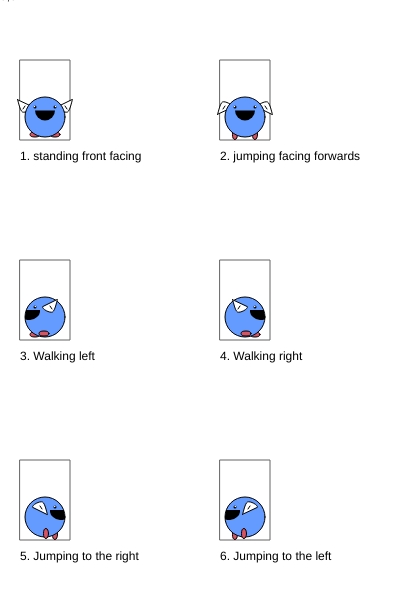
Frame 1 (no input)
Frame 60 (no input): identical to frame 1, image omitted
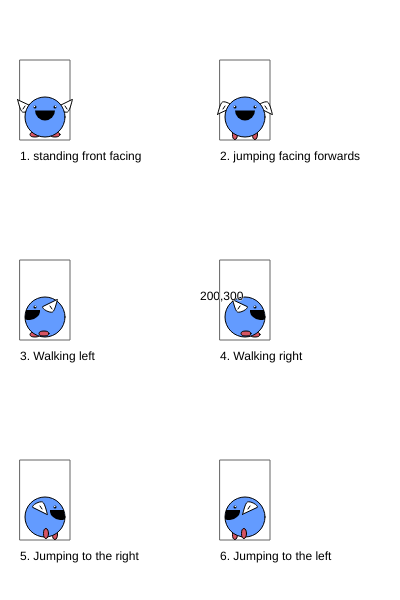
Frame 120 (the mouse pressed at the canvas centre since frame 60)

The p5.js sketch that drew these frames (run headless with seeded random() and noise() and a simulated clock; from frame 60 on, the mouse is pressed at the canvas centre):

// p5.js sketch
// ── sketch.js
/*
	Game Project Part 2 - Game Character
*/

var gameChar_x = 0;
var gameChar_y = 0;

function setup()
{
	createCanvas(400, 600);
}

function drawStandingFrontFacing() {
//feet 
    stroke(0);
    fill(214,85,99);
    ellipse(gameChar_x-10, gameChar_y-2.5,10,5);
    ellipse(gameChar_x+10, gameChar_y-2.5,10,5);
    
//wings
    stroke(0);
    fill(255);
    
//left wing
    var wingPosX = gameChar_x-20;
    var wingPosY = gameChar_y - 30;
    beginShape();
    vertex(wingPosX-7.5, wingPosY-7.5); 
    vertex(wingPosX+7.5,wingPosY) 
    curveVertex(wingPosX-2.5,wingPosY+5);
    endShape(CLOSE);
    line(wingPosX, wingPosY-1,wingPosX-2,wingPosY+2);
//right wing
    var wingPosX = gameChar_x+20;
    var wingPosY = gameChar_y - 30;
    beginShape();
    vertex(wingPosX+7.5, wingPosY-7.5); 
    vertex(wingPosX-7.5,wingPosY) 
    curveVertex(wingPosX+2.5,wingPosY+5);
    endShape(CLOSE);
    line(wingPosX, wingPosY-1,wingPosX+2,wingPosY+2);
    
//main body
    stroke(0);
    fill(99,155,255);
    ellipse(gameChar_x, gameChar_y-20,40,40);
    
//mouth
    noStroke();
    fill(0);
    arc(gameChar_x, gameChar_y-26.5, 20, 20, 0, PI );
    
//eyes
    noStroke();
    fill(0);
    ellipse(gameChar_x-10, gameChar_y-30,3,3);
    ellipse(gameChar_x+10, gameChar_y-30,3,3);
    
//eye hilights
    noStroke();
    fill(255);
    ellipse(gameChar_x-10.5, gameChar_y-30.5,1.5,1.5);
    ellipse(gameChar_x+10.5, gameChar_y-30.5,1.5,1.5);
}
function drawJumpingFrontFacing() {
//feet 
    stroke(0);
    fill(214,85,99);
    ellipse(gameChar_x-10, gameChar_y-2.5,5,10);
    ellipse(gameChar_x+10, gameChar_y-2.5,5,10);
    
//wings
    stroke(0);
    fill(255);
//left wing
    var wingPosX = gameChar_x-20;
    var wingPosY = gameChar_y - 30;
    beginShape();
    vertex(wingPosX-7.5, wingPosY+7.5); 
    vertex(wingPosX+7.5,wingPosY) 
    curveVertex(wingPosX-2.5,wingPosY-5);
    endShape(CLOSE);
    line(wingPosX, wingPosY-1,wingPosX-2,wingPosY+2);
//right wing
    var wingPosX = gameChar_x+20;
    var wingPosY = gameChar_y - 30;
    beginShape();
    vertex(wingPosX+7.5, wingPosY+7.5); 
    vertex(wingPosX-7.5,wingPosY) 
    curveVertex(wingPosX+2.5,wingPosY-5);
    endShape(CLOSE);
    line(wingPosX, wingPosY-1,wingPosX+2,wingPosY+2);

//main body
    stroke(0);
    fill(99,155,255);
    ellipse(gameChar_x, gameChar_y-20,40,40);
    
//mouth
    noStroke();
    fill(0);
    arc(gameChar_x, gameChar_y-26.5, 20, 20, 0, PI );

//eyes
    noStroke();
    fill(0);
    ellipse(gameChar_x-10, gameChar_y-30,3,3);
    ellipse(gameChar_x+10, gameChar_y-30,3,3);
    
//eye hilights
    noStroke();
    fill(255);
    ellipse(gameChar_x-10.5, gameChar_y-30.5,1.5,1.5);
    ellipse(gameChar_x+10.5, gameChar_y-30.5,1.5,1.5);
}
function drawWalkingLeft() {
//back foot 
    stroke(0);
    fill(214,85,99); 
    ellipse(gameChar_x-10, gameChar_y-2.5,10,5);

//main body
    stroke(0);
    fill(99,155,255);
    ellipse(gameChar_x, gameChar_y-20,40,40);
    
//front foot
    fill(214,85,99);
    ellipse(gameChar_x-1, gameChar_y-3.5,10,5);
    
//wings
    stroke(0);
    fill(255);
//left wing
    var wingPosX = gameChar_x+5;
    var wingPosY = gameChar_y - 30;
    beginShape();
    vertex(wingPosX+7.5, wingPosY-7.5); 
    vertex(wingPosX-7.5,wingPosY) 
    curveVertex(wingPosX+2.5,wingPosY+5);
    endShape(CLOSE);
    line(wingPosX, wingPosY-1,wingPosX+2,wingPosY+2);
    
//mouth
    noStroke();
    fill(0);
    beginShape()
    vertex(gameChar_x-5, gameChar_y-27)
    vertex(gameChar_x-5, gameChar_y-25)
    vertex(gameChar_x-6, gameChar_y-22)
    vertex(gameChar_x-8, gameChar_y-20)
    vertex(gameChar_x-11, gameChar_y-18)
    vertex(gameChar_x-15, gameChar_y-17)
    vertex(gameChar_x-18, gameChar_y-17)
    vertex(gameChar_x-20, gameChar_y-18)
    vertex(gameChar_x-20, gameChar_y-21)
    vertex(gameChar_x-19, gameChar_y-24)
    vertex(gameChar_x-19, gameChar_y-27)
    vertex(gameChar_x-17, gameChar_y-27)
    endShape(CLOSE);
    
//eye
    noStroke();
    fill(0);
    ellipse(gameChar_x-10, gameChar_y-30,3,3);

//eye hilight
    noStroke();
    fill(255);
    ellipse(gameChar_x-9.75, gameChar_y-30.5,1.5,1.5);
}
function drawWalkingRight() {
//back foot 
    stroke(0);
    fill(214,85,99);
    ellipse(gameChar_x+10, gameChar_y-2.5,10,5);
    
//main body
    stroke(0);
    fill(99,155,255);
    ellipse(gameChar_x, gameChar_y-20,40,40);
    
//front foot
    fill(214,85,99);
    ellipse(gameChar_x+1, gameChar_y-3.5,10,5);
    
//wings
    stroke(0);
    fill(255);
//right wing
    var wingPosX = gameChar_x-5;
    var wingPosY = gameChar_y - 30;
    beginShape();
    vertex(wingPosX-7.5, wingPosY-7.5); 
    vertex(wingPosX+7.5,wingPosY) 
    curveVertex(wingPosX-2.5,wingPosY+5);
    endShape(CLOSE);
    line(wingPosX, wingPosY-1,wingPosX-2,wingPosY+2);
    
//mouth
    noStroke();
    fill(0);
    beginShape()
    vertex(gameChar_x+5, gameChar_y-27)
    vertex(gameChar_x+5, gameChar_y-25)
    vertex(gameChar_x+6, gameChar_y-22)
    vertex(gameChar_x+8, gameChar_y-20)
    vertex(gameChar_x+11, gameChar_y-18)
    vertex(gameChar_x+15, gameChar_y-17)
    vertex(gameChar_x+18, gameChar_y-17)
    vertex(gameChar_x+20, gameChar_y-18)
    vertex(gameChar_x+20, gameChar_y-21)
    vertex(gameChar_x+19, gameChar_y-24)
    vertex(gameChar_x+19, gameChar_y-27)
    vertex(gameChar_x+17, gameChar_y-27)
    endShape(CLOSE);
    
//eye
    noStroke();
    fill(0);
    ellipse(gameChar_x+10, gameChar_y-30,3,3);
    
//eye hilight
    noStroke();
    fill(255);
    ellipse(gameChar_x+9.75, gameChar_y-30.5,1.5,1.5);
}
function drawJumpingLeft() {
    //back foot 
    stroke(0);
    fill(214,85,99);
    
    ellipse(gameChar_x-10, gameChar_y-2.5,5,10);
    
    //main body
    stroke(0);
    fill(99,155,255);
    
    ellipse(gameChar_x, gameChar_y-20,40,40);
    
    //front foot
    fill(214,85,99);
    ellipse(gameChar_x-1, gameChar_y-3.5,5,10);
    
    //wings
    stroke(0);
    fill(255);
    
   //left wing
    var wingPosX = gameChar_x+5;
    var wingPosY = gameChar_y - 30;
    beginShape();
    vertex(wingPosX-7.5, wingPosY+7.5); 
    vertex(wingPosX+7.5,wingPosY) 
    curveVertex(wingPosX-2.5,wingPosY-5);
    endShape(CLOSE);
    line(wingPosX, wingPosY-1,wingPosX-2,wingPosY+2);
    
    //mouth
    noStroke();
    fill(0);
    
    //arc(gameChar_x+15, gameChar_y-26.5, 20, 20, 0, PI );
    beginShape()
    vertex(gameChar_x-5, gameChar_y-27)
    vertex(gameChar_x-5, gameChar_y-25)
    vertex(gameChar_x-6, gameChar_y-22)
    vertex(gameChar_x-8, gameChar_y-20)
    vertex(gameChar_x-11, gameChar_y-18)
    vertex(gameChar_x-15, gameChar_y-17)
    vertex(gameChar_x-18, gameChar_y-17)
    vertex(gameChar_x-20, gameChar_y-18)
    vertex(gameChar_x-20, gameChar_y-21)
    vertex(gameChar_x-19, gameChar_y-24)
    vertex(gameChar_x-19, gameChar_y-27)
    vertex(gameChar_x-17, gameChar_y-27)
    endShape(CLOSE);
    //eye
    noStroke();
    fill(0);
    
    ellipse(gameChar_x-10, gameChar_y-30,3,3);
    
    //eye hilight
    noStroke();
    fill(255);
    
    ellipse(gameChar_x-9.75, gameChar_y-30.5,1.5,1.5);
}
function drawJumpingRight() {
//back foot 
    stroke(0);
    fill(214,85,99);
    ellipse(gameChar_x+10, gameChar_y-2.5,5,10);
    
//main body
    stroke(0);
    fill(99,155,255);
    ellipse(gameChar_x, gameChar_y-20,40,40);
    
//front foot
    fill(214,85,99);
    ellipse(gameChar_x+1, gameChar_y-3.5,5,10);
    
//wings
    stroke(0);
    fill(255);
//right wing
    var wingPosX = gameChar_x-5;
    var wingPosY = gameChar_y - 30;
    beginShape();
    vertex(wingPosX+7.5, wingPosY+7.5); 
    vertex(wingPosX-7.5,wingPosY) 
    curveVertex(wingPosX+2.5,wingPosY-5);
    endShape(CLOSE);
    line(wingPosX, wingPosY-1,wingPosX+2,wingPosY+2);
    
//mouth
    noStroke();
    fill(0);
    beginShape()
    vertex(gameChar_x+5, gameChar_y-27)
    vertex(gameChar_x+5, gameChar_y-25)
    vertex(gameChar_x+6, gameChar_y-22)
    vertex(gameChar_x+8, gameChar_y-20)
    vertex(gameChar_x+11, gameChar_y-18)
    vertex(gameChar_x+15, gameChar_y-17)
    vertex(gameChar_x+18, gameChar_y-17)
    vertex(gameChar_x+20, gameChar_y-18)
    vertex(gameChar_x+20, gameChar_y-21)
    vertex(gameChar_x+19, gameChar_y-24)
    vertex(gameChar_x+19, gameChar_y-27)
    vertex(gameChar_x+17, gameChar_y-27)
    endShape(CLOSE);
    
//eye
    noStroke();
    fill(0);
    ellipse(gameChar_x+10, gameChar_y-30,3,3);
    
//eye hilight
    noStroke();
    fill(255);
    ellipse(gameChar_x+9.75, gameChar_y-30.5,1.5,1.5);
}

function draw()
{
	background(255);

	//Standing, facing frontwards

	stroke(100);
	noFill();
	rect(20, 60, 50, 80);
	noStroke();
	fill(0);
	text("1. standing front facing", 20, 160);

	gameChar_x = 45;
	gameChar_y = 137;
	//Add your code here ...
    drawStandingFrontFacing();

	//Jumping facing forwards
	stroke(100);
	noFill();
	rect(220, 60, 50, 80);
	noStroke();
	fill(0);
	text("2. jumping facing forwards", 220, 160);
	gameChar_x = 245;
	gameChar_y = 137;
	//Add your code here ...
    drawJumpingFrontFacing();

	//Walking, turned left
	stroke(100);
	noFill();
	rect(20, 260, 50, 80);
	noStroke();
	fill(0);
	text("3. Walking left", 20, 360);

	gameChar_x = 45;
	gameChar_y = 337;
	//Add your code here ...
    drawWalkingLeft();

	//Walking, turned right
	stroke(100);
	noFill();
	rect(220, 260, 50, 80);
	noStroke();
	fill(0);
	text("4. Walking right", 220, 360);

	gameChar_x = 245;
	gameChar_y = 337;
	//Add your code here ...
drawWalkingRight();

	//Jumping right
	stroke(100);
	noFill();
	rect(20, 460, 50, 80);
	noStroke();
	fill(0);
	text("5. Jumping to the right", 20, 560);

	gameChar_x = 45;
	gameChar_y = 537;
	//Add your code here ...
    drawJumpingRight();

	//Jumping to the left
	stroke(100);
	noFill();
	rect(220, 460, 50, 80);
	noStroke();
	fill(0);
	text("6. Jumping to the left", 220, 560);

	gameChar_x = 245;
	gameChar_y = 537;
	//Add your code here ...
    drawJumpingLeft();
    
    
    // a helpful mouse coordinate pointer
    fill(0);
    stroke(255);
    text(`${mouseX},${mouseY}`,mouseX, mouseY);

}
function mousePressed()
{
    console.log("vertex(" + mouseX + ", " + mouseY +")");
}
